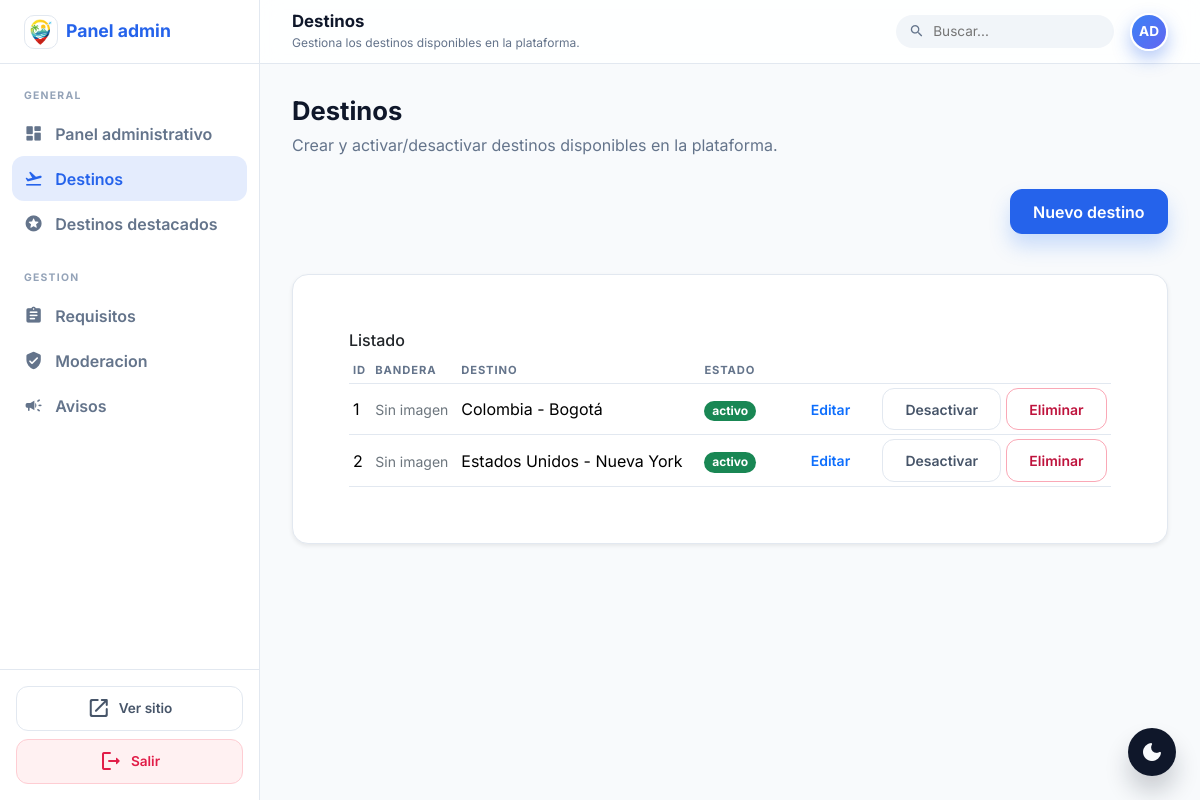
/public/admin/destinos.php (signed in), run on the app's committed database.
### tables this page shows
CREATE TABLE IF NOT EXISTS destino (
  id_destino INT AUTO_INCREMENT PRIMARY KEY,
  pais VARCHAR(120) NOT NULL,
  ciudad VARCHAR(120) NULL,
  descripcion_general TEXT NULL,
  bandera_path VARCHAR(255) NULL,
  estado ENUM('activo','inactivo') NOT NULL DEFAULT 'activo'
);

### app/core/config.php (called while the page is built)
<?php
return [
  'db' => [
    'host' => '127.0.0.1',
    'name' => 'umb_viajes',
    'user' => 'root',
    'pass' => '',
    'charset' => 'utf8mb4',
  ],
  'app' => [
    'base_url' => 'http://localhost/goTurismcol/public',
    'app_name' => 'goTurismCol',
  ],
  'security' => [
    'session_name' => 'UMB_VIAJES_SESS',
  ]
];

### app/core/helpers.php (called while the page is built, shortened)
<?php
function e(string $s) : string { return htmlspecialchars($s, ENT_QUOTES, 'UTF-8'); }
function config(string $key, $default=null) {
  static $cfg = null;
  if (!$cfg) $cfg = require __DIR__ . '/config.php';
  $parts = explode('.', $key);
  $val = $cfg;
  foreach ($parts as $p) {
    $val = $val[$p];
  }
  return $val;
}
function base_url(string $path='') : string {
  $base = rtrim(config('app.base_url', ''), '/');
  $path = ltrim($path, '/');
  return $path ? $base . '/' . $path : $base;
}

### public/admin/destinos.php (the view, shortened to what this page needs)
<?php require_once __DIR__ . '/_admin_guard.php';
$items = $pdo->query("SELECT * FROM destino ORDER BY estado DESC, pais, ciudad")->fetchAll();
?>
<?php include __DIR__ . '/_layout_start.php'; ?>
  <div class="admin-section-head">
    <h2>Destinos</h2>
    <p>Crear y activar/desactivar destinos disponibles en la plataforma.</p>
  </div>
  <div class="admin-page">
  <div class="d-flex justify-content-end mb-3">
    <a class="btn btn-primary" href="<?= e(base_url('admin/destinos.php?new=1')) ?>">Nuevo destino</a>
  </div>
  <div class="card shadow-sm">
    <div class="card-body">
      <h2 class="h6">Listado</h2>
      <div class="table-responsive">
        <table class="table table-sm align-middle">
          <thead><tr><th>ID</th><th>Bandera</th><th>Destino</th><th>Estado</th><th></th></tr></thead>
          <tbody>
          <?php foreach ($items as $it): ?>
            <tr>
              <td><?= (int)$it['id_destino'] ?></td>
              <td>
                <?php if (!empty($it['bandera_path'])): ?>
                  <img src="<?= e(asset_url($it['bandera_path'])) ?>" alt="Bandera" width="48" height="48" class="rounded">
                <?php else: ?>
                  <span class="text-secondary small">Sin imagen</span>
                <?php endif; ?>
              </td>
              <td><?= e($it['pais'] . ($it['ciudad'] ? ' - ' . $it['ciudad'] : '')) ?></td>
              <td><span class="badge text-bg-<?= $it['estado']==='activo'?'success':'secondary' ?>"><?= e($it['estado']) ?></span></td>
              <td class="text-end">
                <a class="btn btn-outline-primary btn-sm me-1" href="<?= e(base_url('admin/destinos.php?edit=' . (int)$it['id_destino'])) ?>">Editar</a>
                <form method="post" class="d-inline">
                  <button class="btn btn-outline-secondary btn-sm"><?= $it['estado']==='activo'?'Desactivar':'Activar' ?></button>
                </form>
                <form method="post" class="d-inline" onsubmit="return confirm('¿Eliminar este destino? Se eliminarán sus requisitos y avisos.');">
                  <button class="btn btn-outline-danger btn-sm">Eliminar</button>
                </form>
              </td>
            </tr>
          <?php endforeach; ?>
          </tbody>
        </table>
      </div>
    </div>
  </div>
  </div>
<?php include __DIR__ . '/_layout_end.php'; ?>

### public/assets/css/app.css (style rules this page uses)
:root { --primary: #3b82f6; --primary-dark: #2563eb; --secondary: #84cc16; --secondary-dark: #65a30d; --background: #f8fafc; --text: #0f172a; --muted: #64748b; --card: #ffffff; --radius: 24px; --shadow: 0 20px 45px rgba(15, 23, 42, 0.12); }
* { box-sizing: border-box; }
body { margin: 0; font-family: 'Inter', 'Segoe UI', sans-serif; color: var(--text); background: var(--background); }
a { text-decoration: none; color: inherit; }
.btn { display: inline-flex; align-items: center; justify-content: center; gap: 0.5rem; padding: 0.6rem 1.4rem; border-radius: 999px; font-weight: 700; border: 1px solid transparent; transition: transform 0.2s ease, box-shadow 0.2s ease, background 0.2s ease; }
.btn-primary { background: var(--primary); color: #ffffff; box-shadow: 0 12px 20px rgba(59, 130, 246, 0.25); }
.btn-outline-danger { border-color: rgba(244, 63, 94, 0.45); color: #be123c; }
.card { background: var(--card); border-radius: var(--radius); box-shadow: var(--shadow); padding: 2rem; border: 1px solid rgba(226, 232, 240, 0.8); }
.admin-body { margin: 0; font-family: 'Inter', 'Segoe UI', sans-serif; --admin-primary: #2563eb; --admin-bg: #f8fafc; --admin-surface: #ffffff; --admin-surface-muted: #f1f5f9; --admin-border: #e2e8f0; --admin-text: #0f172a; --admin-muted: #64748b; --admin-muted-strong: #475569; --admin-topbar: rgba(255, 255, 255, 0.85); --admin-shadow: 0 16px 28px rgba(15, 23, 42, 0.08); background: var(--admin-bg); color: var(--admin-text); overflow: hidden; }
.admin-page { display: flex; flex-direction: column; gap: 1.5rem; }
.admin-section-head h2 { margin: 0; font-size: 1.6rem; font-weight: 700; }
.admin-section-head p { margin: 0.4rem 0 2rem; color: var(--admin-muted); }
.admin-body .card { background: var(--admin-surface); border: 1px solid var(--admin-border); border-radius: 1rem; box-shadow: var(--admin-shadow); }
.admin-body .card-body { padding: 1.5rem; }
.admin-body .table { color: var(--admin-text); margin-bottom: 0; }
.admin-body .table thead th { font-size: 0.7rem; text-transform: uppercase; letter-spacing: 0.08em; color: var(--admin-muted); border-bottom-color: var(--admin-border); }
.admin-body .table tbody td { border-color: var(--admin-border); }
.admin-body .badge { border-radius: 999px; font-weight: 700; }
.admin-body .btn { border-radius: 0.75rem; font-weight: 600; }
.admin-body .btn-primary { background: var(--admin-primary); border-color: var(--admin-primary); }
.admin-body .btn-outline-secondary { border-color: var(--admin-border); color: var(--admin-muted-strong); }

### data on the page
destino: id_destino "1", shows "Sin imagen", pais+ciudad "Colombia - Bogotá", estado "activo", shows "Desactivar"
destino: id_destino "2", shows "Sin imagen", pais+ciudad "Estados Unidos - Nueva York", estado "activo", shows "Desactivar"

### other printed values
$page_title "Destinos"
$page_subtitle "Gestiona los destinos disponibles en la plataforma."
$avatar "AD"
